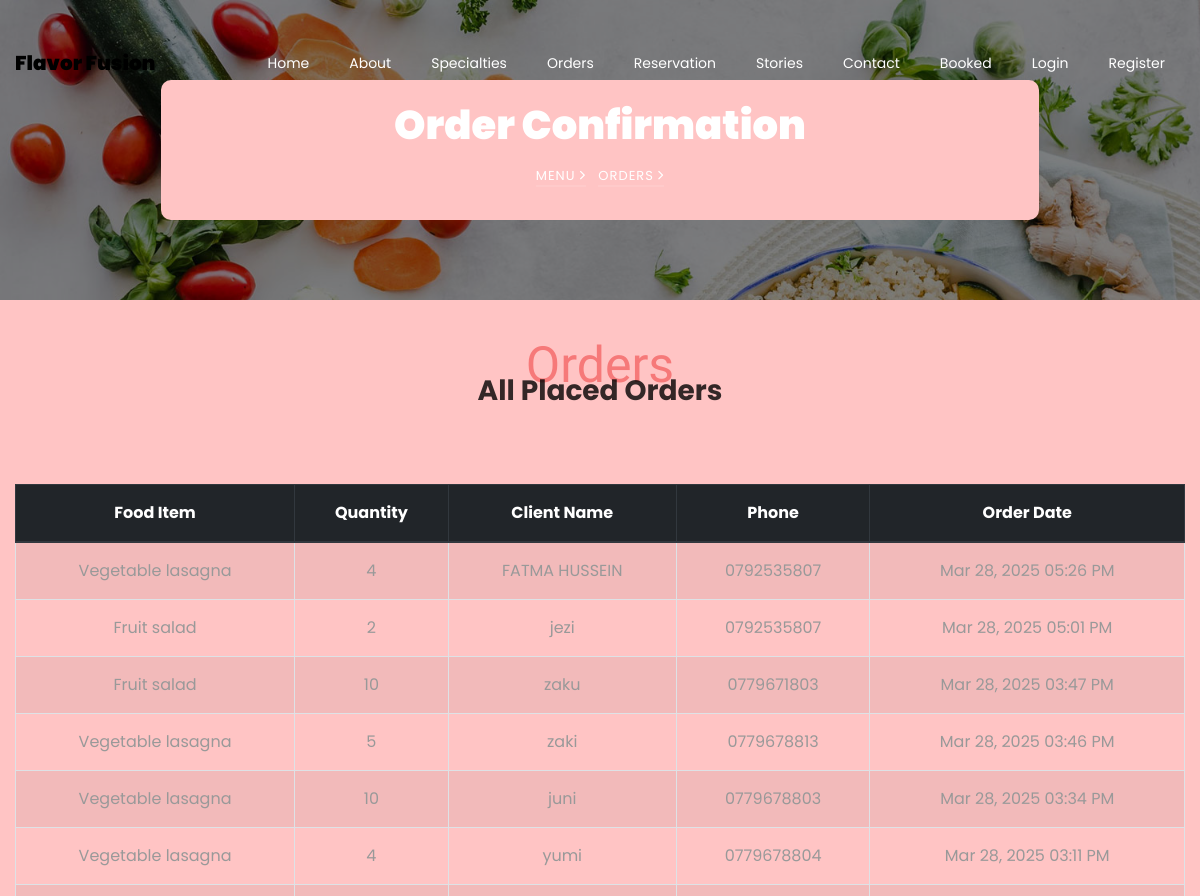
Page /order/ (upper part) on the earlier database version.
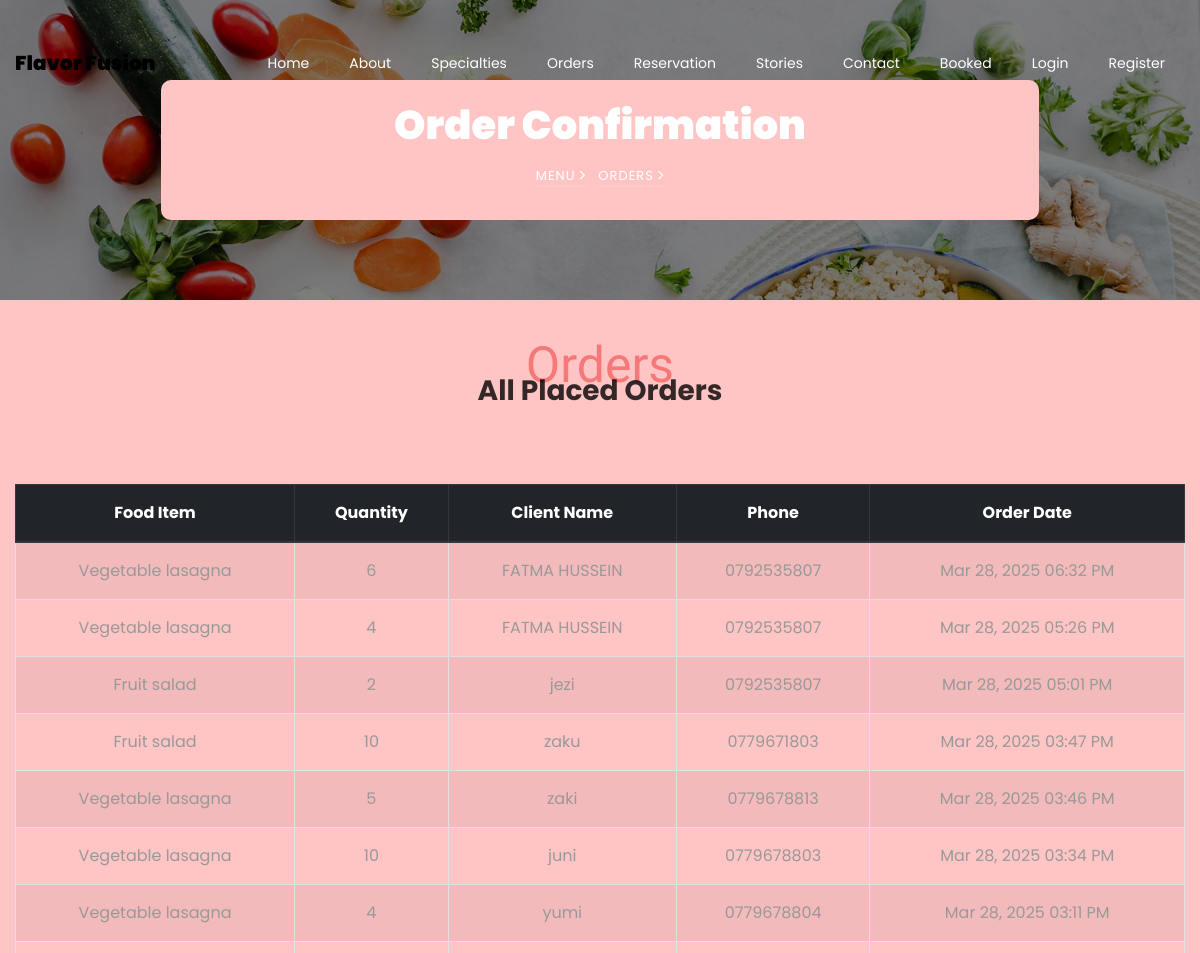
Same page on the later database version.
### restaurant/models.py (models this page shows, shortened)
class Order(models.Model):
    menu_item = models.ForeignKey('Ourmenu', on_delete=models.CASCADE)
    quantity = models.PositiveIntegerField()
    client_name = models.CharField(
        max_length=100,
        validators=[RegexValidator(r'^[A-Za-z ]+$', "Name can only contain letters and spaces")]
    )
    client_phone = models.CharField(
        max_length=10,
        validators=[RegexValidator(r'^\d{10}$', "Phone number must be 10 digits.")]
    )
    client_email = models.EmailField(
        max_length=100,
        validators=[EmailValidator()],
        help_text="We'll send your order confirmation here",
        blank=True,  # Allow blank temporarily for migration
        default="no-email@example.com"  # Temporary default for existing records
    )
    order_date = models.DateTimeField(auto_now_add=True)
    special_requests = models.TextField(
        max_length=500,
        blank=True,
        null=True,
        help_text="Any special instructions for your order"
    )
    class Meta:
        ordering = ['-order_date']
        verbose_name = 'Customer Order'
        verbose_name_plural = 'Customer Orders'

class Ourmenu(models.Model):
    category_options = [
        ('breakfast', 'Breakfast'),
        ('lunch', 'Lunch'),
        ('dinner', 'Dinner'),
        ('dessert', 'Dessert'),
        ('winecard', 'Winecard'),
        ('drinks', 'Drinks')
    ]
    foodname = models.CharField(max_length=50, blank=False, null=False)
    category = models.CharField(max_length=50, choices=category_options, default='dinner')
    foodimage = models.ImageField(upload_to='ourmenu')
    description = models.CharField(max_length=200, blank=False, null=False)
    price = models.PositiveIntegerField()
    stock = models.PositiveIntegerField(default=10)

### restaurant/views.py (the view)
# urls.py: path("order/", order, name="order"),
def order(request):
    all_orders = Order.objects.all().order_by("-order_date")
    return render(request, "order.html", {"orders": all_orders})

### restaurant/templates/order.html (shortened to what this page needs)
{% extends 'common.html' %}
{% load static %}
{% block body %}
<section class="hero-wrap hero-wrap-2" style="background-image: url('{% static 'images/bg_4.jpg' %}');" data-stellar-background-ratio="0.5">
    <div class="container">
        <div class="row no-gutters slider-text align-items-center justify-content-center">
            <div class="col-md-9 ftco-animate text-center" style="background: #ffc4c4; padding: 15px; border-radius: 10px;">
                <h1 class="mb-2 bread">Order Confirmation</h1>
                <p class="breadcrumbs">
                    <span class="mr-2"><a href="{% url 'menu' %}">Menu <i class="ion-ios-arrow-forward"></i></a></span>
                    <span>Orders <i class="ion-ios-arrow-forward"></i></span>
                </p>
            </div>
        </div>
    </div>
</section>
<section class="ftco-section" style="background: #ffc4c4; padding: 40px 0;">
    <div class="container">
        <div class="row justify-content-center mb-5">
            <div class="col-md-8 text-center heading-section ftco-animate">
                <span class="subheading">Orders</span>
                <h2 class="mb-4">All Placed Orders</h2>
            </div>
        </div>
        {% if orders %}
        <div class="table-responsive">
            <table class="table table-bordered table-striped table-hover text-center">
                <thead class="thead-dark">
                    <tr>
                        <th>Food Item</th>
                        <th>Quantity</th>
                        <th>Client Name</th>
                        <th>Phone</th>
                        <th>Order Date</th>
                    </tr>
                </thead>
                <tbody>
                    {% for order in orders %}
                        <tr>
                            <td>{{ order.menu_item.foodname }}</td>
                            <td>{{ order.quantity }}</td>
                            <td>{{ order.client_name }}</td>
                            <td>{{ order.client_phone }}</td>
                            <td>{{ order.order_date|date:"M d, Y h:i A" }}</td>
                        </tr>
                    {% empty %}
                        <tr>
                            <td colspan="5" class="text-danger font-weight-bold">❌ No orders have been placed yet.</td>
                        </tr>
                    {% endfor %}
                </tbody>
            </table>
        </div>
        {% else %}
            <p class="text-center text-danger font-weight-bold">❌ No orders have been placed yet.</p>
        {% endif %}
    </div>
</section>
{% endblock %}

Differences in the rows shown:
added Order: menu_item.foodname "Vegetable lasagna", quantity "6", client_name "FATMA HUSSEIN", client_phone "0792535807", order_date "Mar 28, 2025 06:32 PM"
